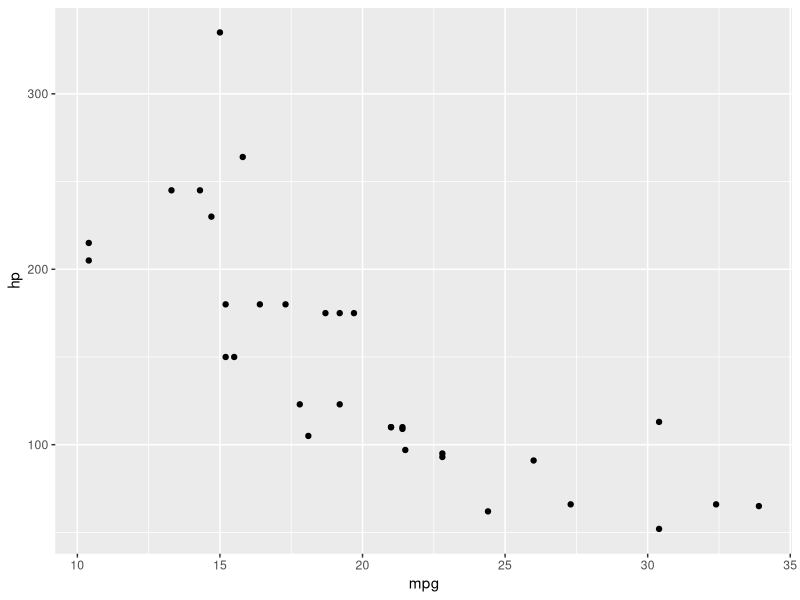

The R source for this figure:
## ---- chunk 1
a <- 2 + 2
a
## ---- chunk 2
library(ggplot2)
ggplot(mtcars, aes(mpg, hp)) + geom_point()
